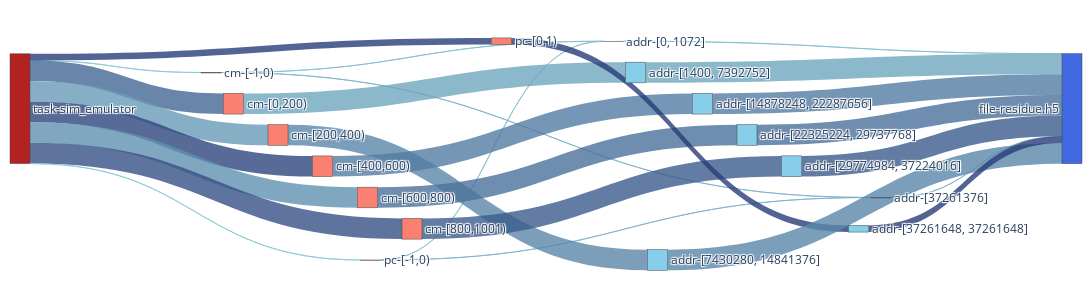

The cell this chart's notebook holds for it:
### Code cell
sim_nodes, sim_nodes_dict = get_nodes_for_sankey(G_SIM, rm_tags=['sim'])

# print(node_ref2)

sim_links = get_links_for_sankey(G_SIM, sim_nodes_dict)
fig = go.Figure(go.Sankey(
            node = sim_nodes,
            link = sim_links, orientation='h'))


fig.update_layout(
    autosize=False,
    width=1400,
    height=300,
    margin=dict(
        l=10,
        r=10,
        b=40,
        t=10,
        pad=2
    ),
)
fig.show()
fig.write_html(f"{image_path}/sankey-grouped-sim_w-vol-vfd-.html")

### Figure 1 — Plotly figure (JSON) as saved in the notebook; plotly's stock layout.template omitted (floating-point values rounded to 4 significant figures)
{"data": [{"link": {"color": ["rgba(132.85714285714286, 199.28571428571428, 212.85714285714286, 0.8)", "rgba(68.57142857142857, 102.85714285714286, 148.57142857142856, 0.8)", "rgba(104.28571428571428, 156.42857142857144, 184.28571428571428, 0.8)", "rgba(47.14285714285715, 70.71428571428572, 127.14285714285715, 0.8)", "rgba(97.14285714285714, 145.71428571428572, 177.14285714285714, 0.8)", "rgba(54.28571428571429, 81.42857142857144, 134.28571428571428, 0.8)", "rgba(132.85714285714286, 199.28571428571428, 212.85714285714286, 0.8)", "rgba(40.0, 60.0, 120.0, 0.8)", "rgba(125.71428571428572, 188.57142857142858, 205.71428571428572, 0.8)", "rgba(118.57142857142857, 177.85714285714286, 198.57142857142858, 0.8)", "rgba(125.71428571428572, 188.57142857142858, 205.71428571428572, 0.8)", "rgba(118.57142857142857, 177.85714285714286, 198.57142857142858, 0.8)", "rgba(111.42857142857143, 167.14285714285714, 191.42857142857144, 0.8)", "rgba(90.0, 135.0, 170.0, 0.8)", "rgba(82.85714285714286, 124.28571428571429, 162.85714285714286, 0.8)", "rgba(75.71428571428571, 113.57142857142857, 155.71428571428572, 0.8)", "rgba(61.42857142857143, 92.14285714285714, 141.42857142857144, 0.8)", "rgba(40.0, 60.0, 120.0, 0.8)", "rgba(125.71428571428572, 188.57142857142858, 205.71428571428572, 0.8)", "rgba(118.57142857142857, 177.85714285714286, 198.57142857142858, 0.8)", "rgba(111.42857142857143, 167.14285714285714, 191.42857142857144, 0.8)", "rgba(90.0, 135.0, 170.0, 0.8)", "rgba(82.85714285714286, 124.28571428571429, 162.85714285714286, 0.8)", "rgba(75.71428571428571, 113.57142857142857, 155.71428571428572, 0.8)", "rgba(61.42857142857143, 92.14285714285714, 141.42857142857144, 0.8)", "rgba(40.0, 60.0, 120.0, 0.8)"], "label": ["Access Volume : 0 <br />Average Count : 4 <br />Average Access Size : 0 <br />Operation : write<br />Bandwidth : 0", "Access Volume : 7.42 MB <br />Average Count : 200 <br />Average Access Size : 37.11 KB <br />Operation : write<br />Bandwidth : 2.41 MB/s", "Access Volume : 7.44 MB <br />Average Count : 200 <br />Average Access Size : 37.21 KB <br />Operation : write<br />Bandwidth : 1.87 MB/s", "Access Volume : 7.44 MB <br />Average Count : 200 <br />Average Access Size : 37.2 KB <br />Operation : write<br />Bandwidth : 2.51 MB/s", "Access Volume : 7.44 MB <br />Average Count : 200 <br />Average Access Size : 37.21 KB <br />Operation : write<br />Bandwidth : 1.89 MB/s", "Access Volume : 7.48 MB <br />Average Count : 201 <br />Average Access Size : 37.21 KB <br />Operation : write<br />Bandwidth : 2.48 MB/s", "Access Volume : 0 <br />Average Count : 4 <br />Average Access Size : 0 <br />Operation : write<br />Bandwidth : 0", "Access Volume : 2.4 MB <br />Average Count : 1 <br />Average Access Size : 2.4 MB <br />Operation : write<br />Bandwidth : 1.56 GB/s", "Access Volume : 5.19 KB <br />Average Count : 24 <br />Average Access Size : 216.33 B <br />Operation : write<br />Bandwidth : 292.05 B/s", "Access Volume : 272 B <br />Average Count : 1 <br />Average Access Size : 272 B <br />Operation : write<br />Bandwidth : 176.85 KB/s", "Access Volume : 5.19 KB <br />Average Count : 24 <br />Average Access Size : 216.33 B <br />Operation : write<br />Bandwidth : 292.05 B/s", "Access Volume : 272 B <br />Average Count : 1 <br />Average Access Size : 272 B <br />Operation : write<br />Bandwidth : 176.85 KB/s", "Access Volume : 7.46 MB <br />Average Count : 202 <br />Average Access Size : 36.94 KB <br />Operation : write<br />Bandwidth : 440.16 KB/s", "Access Volume : 7.45 MB <br />Average Count : 200 <br />Average Access Size : 37.24 KB <br />Operation : write<br />Bandwidth : 2.11 MB/s", "Access Volume : 7.45 MB <br />Average Count : 200 <br />Average Access Size : 37.23 KB <br />Operation : write<br />Bandwidth : 2.12 MB/s", "Access Volume : 7.45 MB <br />Average Count : 200 <br />Average Access Size : 37.25 KB <br />Operation : write<br />Bandwidth : 2.13 MB/s", "Access Volume : 7.49 MB <br />Average Count : 201 <br />Average Access Size : 37.25 KB <br />Operation : write<br />Bandwidth : 2.42 MB/s", "Access Volume : 2.4 MB <br />Average Count : 1 <br />Average Access Size : 2.4 MB <br />Operation : write<br />Bandwidth : 1.56 GB/s", "Access Volume : 5.19 KB <br />Average Count : 24 <br />Average Access Size : 216.33 B <br />Operation : write<br />Bandwidth : 292.05 B/s", "Access Volume : 272 B <br />Average Count : 1 <br />Average Access Size : 272 B <br />Operation : write<br />Bandwidth : 176.85 KB/s", "Access Volume : 7.46 MB <br />Average Count : 202 <br />Average Access Size : 36.94 KB <br />Operation : write<br />Bandwidth : 440.16 KB/s", "Access Volume : 7.45 MB <br />Average Count : 200 <br />Average Access Size : 37.24 KB <br />Operation : write<br />Bandwidth : 2.11 MB/s", "Access Volume : 7.45 MB <br />Average Count : 200 <br />Average Access Size : 37.23 KB <br />Operation : write<br />Bandwidth : 2.12 MB/s", "Access Volume : 7.45 MB <br />Average Count : 200 <br />Average Access Size : 37.25 KB <br />Operation : write<br />Bandwidth : 2.13 MB/s", "Access Volume : 7.49 MB <br />Average Count : 201 <br />Average Access Size : 37.25 KB <br />Operation : write<br />Bandwidth : 2.42 MB/s", "Access Volume : 2.4 MB <br />Average Count : 1 <br />Average Access Size : 2.4 MB <br />Operation : write<br />Bandwidth : 1.56 GB/s"], "source": [0, 0, 0, 0, 0, 0, 0, 0, 1, 1, 2, 2, 3, 4, 5, 6, 7, 8, 9, 10, 11, 12, 13, 14, 15, 16], "target": [1, 3, 4, 5, 6, 7, 2, 8, 9, 10, 9, 10, 11, 12, 13, 14, 15, 16, 17, 17, 17, 17, 17, 17, 17, 17], "value": [1, 7422108, 7441148, 7440164, 7442936, 7479508, 1, 2400000, 5192, 272, 5192, 272, 7460880, 7447968, 7446976, 7449760, 7486392, 2400000, 5192, 272, 7460880, 7447968, 7446976, 7449760, 7486392, 2400000]}, "node": {"color": ["FireBrick", "Salmon", "Salmon", "Salmon", "Salmon", "Salmon", "Salmon", "Salmon", "Salmon", "SkyBlue", "SkyBlue", "SkyBlue", "SkyBlue", "SkyBlue", "SkyBlue", "SkyBlue", "SkyBlue", "RoyalBlue"], "label": ["task-sim_emulator", "cm-[-1,0)", "pc-[-1,0)", "cm-[0,200)", "cm-[200,400)", "cm-[400,600)", "cm-[600,800)", "cm-[800,1001)", "pc-[0,1)", "addr-[0, 1072]", "addr-[37261376]", "addr-[1400, 7392752]", "addr-[7430280, 14841376]", "addr-[14878248, 22287656]", "addr-[22325224, 29737768]", "addr-[29774984, 37224016]", "addr-[37261648, 37261648]", "file-residue.h5"], "x": [0, 0.1875, 0.4375, 0.2083, 0.25, 0.2917, 0.3333, 0.375, 0.4583, 0.5625, 0.8125, 0.5833, 0.6042, 0.6458, 0.6875, 0.7292, 0.7917, 1], "y": [0, 0.25, 0, 0.375, 0.5, 0.625, 0.75, 0.875, 0.125, 0.125, 0.75, 0.25, 1, 0.375, 0.5, 0.625, 0.875, 0]}, "orientation": "h", "type": "sankey"}], "layout": {"autosize": false, "height": 300, "margin": {"b": 40, "l": 10, "pad": 2, "r": 10, "t": 10}, "width": 1400}}
